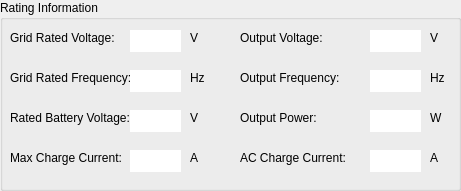
   <widget class="QGroupBox" name="groupBoxRatingInformation">
    <property name="geometry">
     <rect>
      <x>550</x>
      <y>370</y>
      <width>461</width>
      <height>191</height>
     </rect>
    </property>
    <property name="title">
     <string>Rating Information</string>
    </property>
    <widget class="QLabel" name="label_45">
     <property name="geometry">
      <rect>
       <x>10</x>
       <y>30</y>
       <width>121</width>
       <height>16</height>
      </rect>
     </property>
     <property name="text">
      <string>Grid Rated Voltage:</string>
     </property>
    </widget>
    <widget class="QLabel" name="label_46">
     <property name="geometry">
      <rect>
       <x>10</x>
       <y>70</y>
       <width>121</width>
       <height>16</height>
      </rect>
     </property>
     <property name="text">
      <string>Grid Rated Frequency:</string>
     </property>
    </widget>
    <widget class="QLabel" name="label_47">
     <property name="geometry">
      <rect>
       <x>10</x>
       <y>110</y>
       <width>121</width>
       <height>16</height>
      </rect>
     </property>
     <property name="text">
      <string>Rated Battery Voltage:</string>
     </property>
    </widget>
    <widget class="QLabel" name="label_48">
     <property name="geometry">
      <rect>
       <x>10</x>
       <y>150</y>
       <width>121</width>
       <height>16</height>
      </rect>
     </property>
     <property name="text">
      <string>Max Charge Current:</string>
     </property>
    </widget>
    <widget class="QLineEdit" name="lineEditGridRatedVoltage">
     <property name="geometry">
      <rect>
       <x>130</x>
       <y>30</y>
       <width>51</width>
       <height>22</height>
      </rect>
     </property>
     <property name="frame">
      <bool>false</bool>
     </property>
     <property name="alignment">
      <set>Qt::AlignRight|Qt::AlignTrailing|Qt::AlignVCenter</set>
     </property>
     <property name="readOnly">
      <bool>true</bool>
     </property>
    </widget>
    <widget class="QLineEdit" name="lineEditGridRatedFrequency">
     <property name="geometry">
      <rect>
       <x>130</x>
       <y>70</y>
       <width>51</width>
       <height>22</height>
      </rect>
     </property>
     <property name="frame">
      <bool>false</bool>
     </property>
     <property name="alignment">
      <set>Qt::AlignRight|Qt::AlignTrailing|Qt::AlignVCenter</set>
     </property>
     <property name="readOnly">
      <bool>true</bool>
     </property>
    </widget>
    <widget class="QLineEdit" name="lineEditRatedBatteryVoltage">
     <property name="geometry">
      <rect>
       <x>130</x>
       <y>110</y>
       <width>51</width>
       <height>22</height>
      </rect>
     </property>
     <property name="frame">
      <bool>false</bool>
     </property>
     <property name="alignment">
      <set>Qt::AlignRight|Qt::AlignTrailing|Qt::AlignVCenter</set>
     </property>
     <property name="readOnly">
      <bool>true</bool>
     </property>
    </widget>
    <widget class="QLineEdit" name="lineEditMaxChargeCurrent">
     <property name="geometry">
      <rect>
       <x>130</x>
       <y>150</y>
       <width>51</width>
       <height>22</height>
      </rect>
     </property>
     <property name="frame">
      <bool>false</bool>
     </property>
     <property name="alignment">
      <set>Qt::AlignRight|Qt::AlignTrailing|Qt::AlignVCenter</set>
     </property>
     <property name="readOnly">
      <bool>true</bool>
     </property>
    </widget>
    <widget class="QLabel" name="label_49">
     <property name="geometry">
      <rect>
       <x>190</x>
       <y>30</y>
       <width>16</width>
       <height>16</height>
      </rect>
     </property>
     <property name="text">
      <string>V</string>
     </property>
    </widget>
    <widget class="QLabel" name="label_50">
     <property name="geometry">
      <rect>
       <x>190</x>
       <y>70</y>
       <width>16</width>
       <height>16</height>
      </rect>
     </property>
     <property name="text">
      <string>Hz</string>
     </property>
    </widget>
    <widget class="QLabel" name="label_51">
     <property name="geometry">
      <rect>
       <x>190</x>
       <y>110</y>
       <width>16</width>
       <height>16</height>
      </rect>
     </property>
     <property name="text">
      <string>V</string>
     </property>
    </widget>
    <widget class="QLabel" name="label_52">
     <property name="geometry">
      <rect>
       <x>190</x>
       <y>150</y>
       <width>16</width>
       <height>16</height>
      </rect>
     </property>
     <property name="text">
      <string>A</string>
     </property>
    </widget>
    <widget class="QLabel" name="label_53">
     <property name="geometry">
      <rect>
       <x>240</x>
       <y>30</y>
       <width>121</width>
       <height>16</height>
      </rect>
     </property>
     <property name="text">
      <string>Output Voltage:</string>
     </property>
    </widget>
    <widget class="QLabel" name="label_54">
     <property name="geometry">
      <rect>
       <x>240</x>
       <y>70</y>
       <width>121</width>
       <height>16</height>
      </rect>
     </property>
     <property name="text">
      <string>Output Frequency:</string>
     </property>
    </widget>
    <widget class="QLabel" name="label_55">
     <property name="geometry">
      <rect>
       <x>240</x>
       <y>110</y>
       <width>121</width>
       <height>16</height>
      </rect>
     </property>
     <property name="text">
      <string>Output Power:</string>
     </property>
    </widget>
    <widget class="QLabel" name="label_56">
     <property name="geometry">
      <rect>
       <x>240</x>
       <y>150</y>
       <width>121</width>
       <height>16</height>
      </rect>
     </property>
     <property name="text">
      <string>AC Charge Current:</string>
     </property>
    </widget>
    <widget class="QLineEdit" name="lineEditOutputVoltage_2">
     <property name="geometry">
      <rect>
       <x>370</x>
       <y>30</y>
       <width>51</width>
       <height>22</height>
      </rect>
     </property>
     <property name="frame">
      <bool>false</bool>
     </property>
     <property name="alignment">
      <set>Qt::AlignRight|Qt::AlignTrailing|Qt::AlignVCenter</set>
     </property>
     <property name="readOnly">
      <bool>true</bool>
     </property>
    </widget>
    <widget class="QLineEdit" name="lineEditOutputFrequency_2">
     <property name="geometry">
      <rect>
       <x>370</x>
       <y>70</y>
       <width>51</width>
       <height>22</height>
      </rect>
     </property>
     <property name="frame">
      <bool>false</bool>
     </property>
     <property name="alignment">
      <set>Qt::AlignRight|Qt::AlignTrailing|Qt::AlignVCenter</set>
     </property>
     <property name="readOnly">
      <bool>true</bool>
     </property>
    </widget>
    <widget class="QLineEdit" name="lineEditOutputPower">
     <property name="geometry">
      <rect>
       <x>370</x>
       <y>110</y>
       <width>51</width>
       <height>22</height>
      </rect>
     </property>
     <property name="frame">
      <bool>false</bool>
     </property>
     <property name="alignment">
      <set>Qt::AlignRight|Qt::AlignTrailing|Qt::AlignVCenter</set>
     </property>
     <property name="readOnly">
      <bool>true</bool>
     </property>
    </widget>
    <widget class="QLineEdit" name="lineEditAcChargeCurrent_2">
     <property name="geometry">
      <rect>
       <x>370</x>
       <y>150</y>
       <width>51</width>
       <height>22</height>
      </rect>
     </property>
     <property name="frame">
      <bool>false</bool>
     </property>
     <property name="alignment">
      <set>Qt::AlignRight|Qt::AlignTrailing|Qt::AlignVCenter</set>
     </property>
     <property name="readOnly">
      <bool>true</bool>
     </property>
    </widget>
    <widget class="QLabel" name="label_57">
     <property name="geometry">
      <rect>
       <x>430</x>
       <y>30</y>
       <width>16</width>
       <height>16</height>
      </rect>
     </property>
     <property name="text">
      <string>V</string>
     </property>
    </widget>
    <widget class="QLabel" name="label_58">
     <property name="geometry">
      <rect>
       <x>430</x>
       <y>70</y>
       <width>16</width>
       <height>16</height>
      </rect>
     </property>
     <property name="text">
      <string>Hz</string>
     </property>
    </widget>
    <widget class="QLabel" name="label_59">
     <property name="geometry">
      <rect>
       <x>430</x>
       <y>110</y>
       <width>16</width>
       <height>16</height>
      </rect>
     </property>
     <property name="text">
      <string>W</string>
     </property>
    </widget>
    <widget class="QLabel" name="label_60">
     <property name="geometry">
      <rect>
       <x>430</x>
       <y>150</y>
       <width>16</width>
       <height>16</height>
      </rect>
     </property>
     <property name="text">
      <string>A</string>
     </property>
    </widget>
   </widget>
